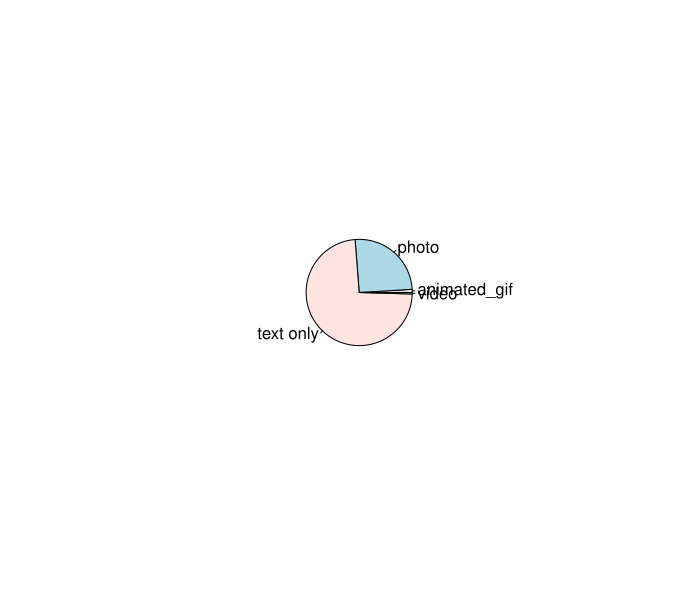

Generate this figure with R:
#
# Title: "Week 5: Async"
# Author: "Sathish Kumar Rajendiran"
# Purpose: Week 5 Lab
#

# Import Sales data
fname.tweets <- '/Users/sathishrajendiran/Documents/R/IST719/climatetweets_useforlecture_25k.csv'
tweets <- read.csv(file=fname.tweets
                  ,header = TRUE
                  ,quote = "\""
                  ,stringsAsFactors = FALSE)

colnames(tweets)
#  "X"                             "id_str"                       
#  "created_at"                    "source"                       
#  "lang"                          "place"                        
#  "geo"                           "text"                         
#  "is_retweet"                    "is_reply"                     
#  "hashtags"                      "media"                        
#  "user_screen_name"              "user_time_zone"               
#  "user_followers_count"          "user_location"                
#  "user_statuses_count"           "user_friends_count"           
#  "user_profile_background_color" "user_created_at"              
#  "user_is_verified"              "user_utc_offset"              
# "if_rt_user_screen_name"        "if_rt_user_followers_count"   
# "if_reply_user_screen_name" 
head(tweets)
# View(tweets)

str(tweets)
dim(tweets) #[1] 25000    25

my.media <-  tweets$media
table(my.media)

my.media[my.media == ""] <- "text only"
table(my.media)

my.media <- gsub("\\|photo","",my.media)
round(table(my.media)/sum(table(my.media)),4) *100

## Lab 5 deliverable 1 
pie(round(table(my.media)/sum(table(my.media)),4) *100)  

tweets$created_at[1:3]
# "Mon Aug 15 13:05:42 +0000 2016" 
# "Thu Jul 14 14:36:38 +0000 2016"

conversion.string <- "%a %b %d %H:%M:%S +0000 %Y"
tmp <- strptime(tweets$created_at[1:3],conversion.string)  
# tmp  

class(tmp)  #"POSIXlt" "POSIXt" 
  
tmp <- strptime(tweets$created_at,conversion.string) 
any(is.na(tmp)) # looks for any NAs False --> No NAs


rm(tmp) # remove the temporary variable

tweets$date <- strptime(tweets$created_at,conversion.string) 

#working with date time conversion
tmp <- "10AM and 27 minutes, on June 22, 1999"
strptime(tmp,"%H%p and %M minutes, on %B %d, %Y")

rm(tmp) # remove the temporary variable
#############
min(tweets$date)
max(tweets$date)
range(tweets$date)
summary(tweets$date)

difftime(min(tweets$date),max(tweets$date))

difftime(min(tweets$date),max(tweets$date), units = "min")
difftime(min(tweets$date),max(tweets$date), units = "weeks")
difftime(min(tweets$date),max(tweets$date), units = "days")

install.packages("lubridate")
library("lubridate")

wday(tweets$date[1:3], label = TRUE, abbr = TRUE)
barplot(table(wday(tweets$date, label = TRUE, abbr = TRUE)))


tmp <- tweets$user_utc_offset
# tmp

tweets$date[7:10] + tmp[7:10]

known.times <- tweets$date + tweets$user_utc_offset
any(is.na(known.times))  

index <- which(is.na(known.times))
known.times <- known.times[-index]
known.times  

barplot(table(hour(known.times))) 

rm(tmp) # remove the temporary variable

###################################
#  strptime functions - exercise
#
tmp <- "2018.08.30-16.24.49"
strptime(tmp,"%Y.%m.%d-%H.%M.%S")

tmp <- "10AM and 27 minutes, on June 22, 1999"
strptime(tmp,"%H%p and %M minutes, on %B %d, %Y")

rm(tmp) # remove the temporary variable
###################################
start.date <- as.POSIXct("2016-06-24 23:59:59")
end.date <- as.POSIXct("2016-06-26 00:00:00")
index <- which((tweets$date > start.date) & (tweets$date < end.date))

tweets.25th <- tweets$date[index]
format.Date(tweets.25th,"%Y%m%d%H%M")


tmp.date <- as.POSIXct(strptime(format.Date(tweets.25th,"%Y%m%d%H%M")
                                ,"%Y%m%d%H%M")  )
# tmp.date

plot(table(tmp.date))  

length(table(tmp.date))


tmp.tab <- table(tmp.date)
plot(as.POSIXct(names(tmp.tab)),as.numeric(tmp.tab),type = "h")
class(names(tmp.tab))

x <- seq.POSIXt(from = start.date+1, to = end.date-1, by="min")
length(x)

y <- rep(0,length(x))

y[match(names(tmp.tab), as.character(x))] <- as.numeric(tmp.tab)
plot(x,y, type = "p", pch = 16, cex=.4)

plot(x,y, type = "l")

# ?seq.POSIXt()
seq(ISOdate(1990,1,1), ISOdate(2000,1,1), by = "quarter")

start.date <- ISOdate(2021,1,1)
end.date <- ISOdate(2021,3,31)

seq(start.date, end.date, "day")

####################################################
#
#  Hashtags transformation - wordcloud
#

tweets$text[5:10]

install.packages("stringr")
library("stringr")

tags <- str_extract_all(tweets$text,"#\\S+", simplify = FALSE)
tags

tags <- tags[lengths(tags) >0]
tags <- unlist(tags)
tags <- tolower(tags)
tags <- gsub("#|[[:punct:]]","",tags)
tags.tab <- sort(table(tags),decreasing = TRUE)
tags.tab[1:10]

zap <- which(tags.tab <3)
tags.tab <- tags.tab[-zap]

tags.tab[1:10]
boxplot(as.numeric(tags.tab))
plot(as.numeric(tags.tab))

df <- data.frame(words = names(tags.tab), count = as.numeric(tags.tab)
                 , stringsAsFactors = FALSE)

par(mfrow=c(3,3))
plot(df$count,main="raw")

y <- df$count/max(df$count)
plot(y,main="0 -1")

plot(df$count^2, main="^2")
plot(df$count^(1/2), main="^(1/2)")
plot(df$count^(1/5), main="^(1/5)")
plot(log10(df$count), main="log10")
plot(log(df$count), main="log")

log10(c(1,10,100,1000,1237,10000))


##############################################
#
# hashtag - wordcloud
#

install.packages("wordcloud")
library("wordcloud")

myPal <- colorRampPalette(c("green","red","white"))

# gc()  # garbage collection

# df

index <- which(df$count > 9)
par(mar=c(0,0,0,0),bg="black")

my.counts <- (df$count[index])^(1/2)
wordcloud(df$words[index],my.counts,scale = c(4,.4)
          , min.freq = 1, max.words = Inf
          , random.color = FALSE
          , random.order = FALSE
          , ordered.colors = TRUE
          , rot.per = 0
          , colors = myPal(length(df$words[index])))


# gc()

######################################################
#
#  Alluvial Plot and Treemap Plots
#


# Import Sales data
fname.sales <- '/Users/sathishrajendiran/Documents/R/IST719/sales.csv'
sales <- read.csv(file=fname.sales
                   ,header = TRUE
                   ,stringsAsFactors = FALSE)
# View(sales)
install.packages("alluvial")
library("alluvial")
dat <- as.data.frame(Titanic, stringsAsFactors = FALSE)

alluvial(dat[,1:4], freq = dat$Freq)

alluv.df <- aggregate(sales$units.sold
                      ,list(sales$rep.region,sales$type)
                      , sum)

colnames(alluv.df) <- c("region","type","units.sold")

alluvial(alluv.df[,1:2], freq = alluv.df$units.sold)

my.col <- rep("gold",nrow(alluv.df))
my.col[alluv.df$type=="red"] <- "red"
alluvial(alluv.df[,1:2]
         , freq = alluv.df$units.sold
         , col = my.col)

#alternative to my.col
alluvial(alluv.df[,1:2]
         , freq = alluv.df$units.sold
         , col = ifelse(alluv.df$type=="red","red","gold")
         )

options(stringsAsFactors = FALSE)

alluv.df <- aggregate(sales$units.sold
                      ,list(sales$rep.region
                            ,sales$type
                            ,sales$wine)
                      , sum)

colnames(alluv.df) <- c("region","type","wine","units.sold")

par(bg="#EDEDEB")
alluvial(alluv.df[,1:3]
         , freq = alluv.df$units.sold
         , col = ifelse(alluv.df$type=="red","red","orange1")
         , alpha=0.7
         , cex = .6
         , gap.width = .3
         , border="white"
         # ,xw=0.0
)

# ?alluvial()

######################################################
#
#  Treemap Plot
#


install.packages("RColorBrewer")
library("RColorBrewer")
install.packages("treemap")
library("treemap")

colnames(sales)
treemap(sales, index = c("rep.region")
        , vSize = "income"
        , fontsize.labels = 12
        , palette ="Greens")

treemap(sales, index = c("rep.region")
        , vSize = "income"
        , vColor = "units.sold"
        , type = "dens"
        , fontsize.labels = 12
        , palette = "Greens")

treemap(sales, index = c("rep.region")
        , vSize = "income"
        , vColor = "units.sold"
        , type = "dens"
        , fontsize.labels = 12
        , palette = "OrRd")

treemap(sales, index = c("rep.region")
        , vSize = "income"
        , vColor = "units.sold"
        , type = "value"
        , fontsize.labels = 18
        , palette = "OrRd")
# par(mfrow=c(2,2))
treemap(sales, index = c("rep.region","sales.rep","type")
        , vSize = "income"
        , vColor = "units.sold"
        , type = "dens"
        , fontsize.labels = 8
        , border.lwds=c(.1,.1)
        , border.col= "white"
        , align.labels=list(c("center", "center"), 
                            c("right", "bottom"))
        , bg.labels=c("transparent")
        , palette = brewer.pal(8,"Set1")
        )

######################################################
#
#  River Plot
#

install.packages("riverplot")
library("riverplot")

river <- riverplot.example()

par(mfrow=c(2,1))

plot(river, sort=90, lty=1)

class(river)     
# "list"      "riverplot"

x <- river

x$edges
x$nodes

x$edges$Value
     
x$edges$Value[1] <- 15
x$edges$Value[2] <- 45   
x$edges$Value[5] <- 5  
     
plot(x) 


df <- aggregate(sales$income
                , list(type = sales$type, wine = sales$wine)
                ,sum)

df <- df[order(df$type,df$x),]   
node.name <- c("wine",unique(df$type),df$wine)     
node.pos <- c(1,2,2,3,3,3,3,3,3,3)
node.col <- rep("gray",length(node.name))
node.col <- c("deepskyblue","red","yellow"
              ,"brown","orange1","khaki"
              ,"gold","pink","green","steelblue")     

node <- data.frame(ID=node.name
                   , x = node.pos
                   , col=node.col
                   ,stringsAsFactors = FALSE)     

parent.nodes <- c("wine","wine",df$type)
child.nodes <- c("red","white",df$wine)
value <- c(sum(df$x[df$type=="red"]), sum(df$x[df$type=="white"]),df$x)
edges <- data.frame(N1=parent.nodes,N2=child.nodes,Value=value)

r <- makeRiver(node,edges)
plot(r)


######################################################
#
#  Plot to Word
#


dat <- tapply(sales$units.sold,list(sales$type,sales$rep.region),sum)
barplot(dat,beside = TRUE,col = c("brown","gold")
        , main = "units sold by region and type")     
     
     
     
